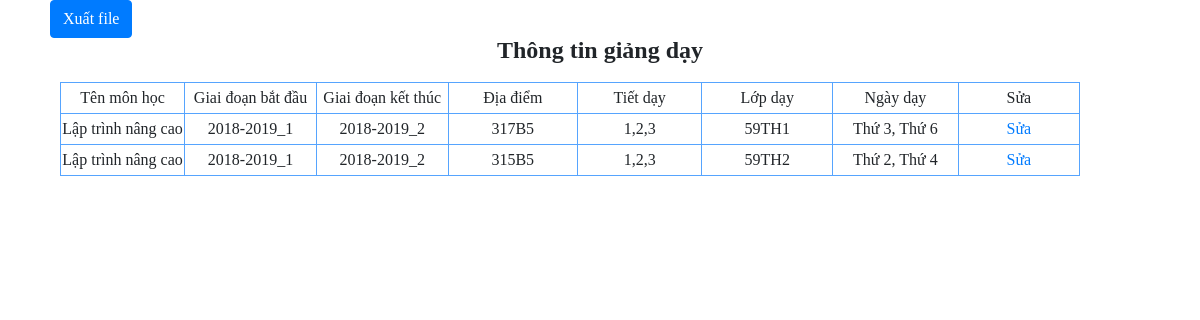
/giangvien/lichtrinhphancong.php (signed in), run on the app's committed database.
### tables this page shows
CREATE TABLE `kehoachgiangday` (
  `ID` int(11) NOT NULL,
  `MAGV` char(25) NOT NULL,
  `TENMONHOC` varchar(50) NOT NULL,
  `GIAIDOANBD` char(50) NOT NULL,
  `GIAIDOANKT` char(50) NOT NULL,
  `DIADIEM` varchar(25) NOT NULL,
  `THOIGIAN` char(15) NOT NULL,
  `DAY` varchar(30) NOT NULL,
  `LOPDAY` char(50) NOT NULL
);

### giangvien/lichtrinhphancong.php (the view, shortened to what this page needs)
<?php
require'../connect.php';
?>
<!DOCTYPE html>
<html lang="en">
<head>
	<link rel="stylesheet" href="../css/bootstrap.min.css">
	<link rel="stylesheet" href="../css/index1.css">
</head>
<body>
	<form method="post">
		<div style="margin-left: 50px;"><button class="btn btn-primary"  name="btn_ep" type="submit">Xuất file</button></div>
	</form>
	<main style="height: 700px">
		<div style="padding-bottom: 20px;">
			<p style="text-align: center; font-weight: bold; font-size:24px ">Thông tin giảng dạy</p>
		</div>
		<div style="height: 700px; width: 90%; padding-left: 5%">
			<table>
				<tr>
					<th width="200px">Tên môn học</th>
					<th width="200px">Giai đoạn bắt đầu</th>
					<th width="200px">Giai đoạn kết thúc</th>
					<th width="200px">Địa điểm</th>
					<th width="200px">Tiết dạy</th>
					<th width="200px">Lớp dạy</th>
					<th width="200px">Ngày dạy</th>
					<th width="200px">Sửa</th>
				</tr>
					<?php
						$username = $_SESSION['Username'];
						$sql1 = mysqli_query($conn, "SELECT * from login where USERNAME = '$username' ");
						$row1 = mysqli_fetch_assoc($sql1);
						$magv = $row1['ID'];
						$sql = mysqli_query($conn,"SELECT * from kehoachgiangday where MAGV = '$magv'");
						while($row=mysqli_fetch_assoc($sql)){
							$id = $row['ID'];
					?>
					<tr>
					<td><?php echo $row['TENMONHOC']; ?></td>
					<td><?php echo $row['GIAIDOANBD']; ?></td>
					<td><?php echo $row['GIAIDOANKT']; ?></td>
					<td><?php echo $row['DIADIEM']; ?></td>
					<td><?php echo $row['THOIGIAN']; ?></td>
					<td><?php echo $row['LOPDAY']; ?></td>
					<td><?php echo $row['DAY']; ?></td>
					<td><a href='updateKHGD.php?id=<?php echo $id?>'>Sửa</a></td>
				</tr>
			<?php } ?>
			</table>
		</div>
	</main>
</body>
</html>

### css/index1.css (style rules this page uses)
html, body, div, span, applet, object, iframe, h1, h2, h3, h4, h5, h6, p, blockquote, pre, a, abbr, acronym, address, big, cite, code, del, dfn, em, img, ins, kbd, q, s, samp, small, strike, strong, sub, sup, tt, var, b, u, i, center, dl, dt, dd, ol, ul, li, fieldset, form, label, legend, table, caption, tbody, tfoot, thead, tr, th, td, article, aside, canvas, details, embed, figure, figcaption, footer, header, hgroup, menu, nav, output, ruby, section, summary, time, mark, audio, video { margin: 0; padding: 0; border: 0; font-size: 100%; font: inherit; vertical-align: baseline; }
body { line-height: 1; margin: 0 0 0 0; }
table { border-collapse: collapse; border-spacing: 0; }

### giangvien/lichtrinhphancong.php (style rules this page uses)
table, th, td { border: 1px solid #56a4fe; height: 30px; line-height: 30px; text-align: center; }

### data on the page
kehoachgiangday: TENMONHOC "Lập trình nâng cao", GIAIDOANBD "2018-2019_1", GIAIDOANKT "2018-2019_2", DIADIEM "317B5", THOIGIAN "1,2,3", LOPDAY "59TH1", DAY "Thứ 3, Thứ 6"
kehoachgiangday: TENMONHOC "Lập trình nâng cao", GIAIDOANBD "2018-2019_1", GIAIDOANKT "2018-2019_2", DIADIEM "315B5", THOIGIAN "1,2,3", LOPDAY "59TH2", DAY "Thứ 2, Thứ 4"
